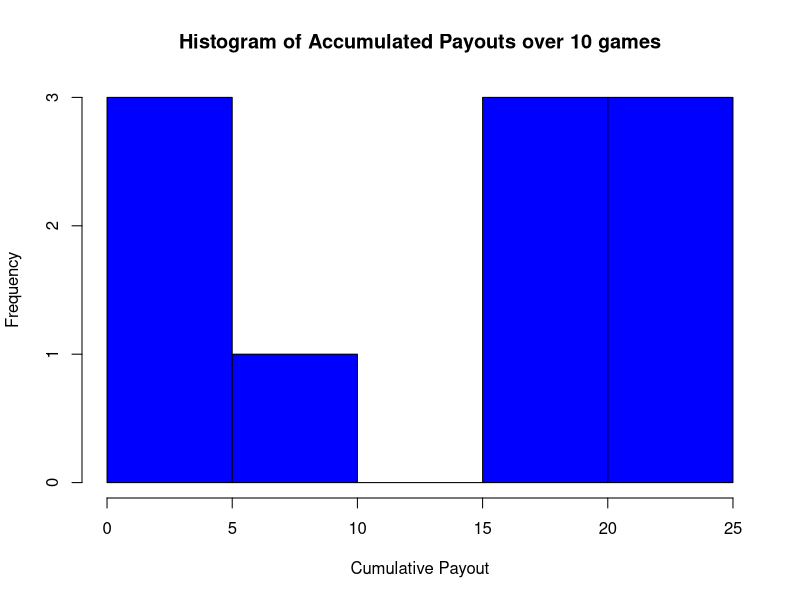
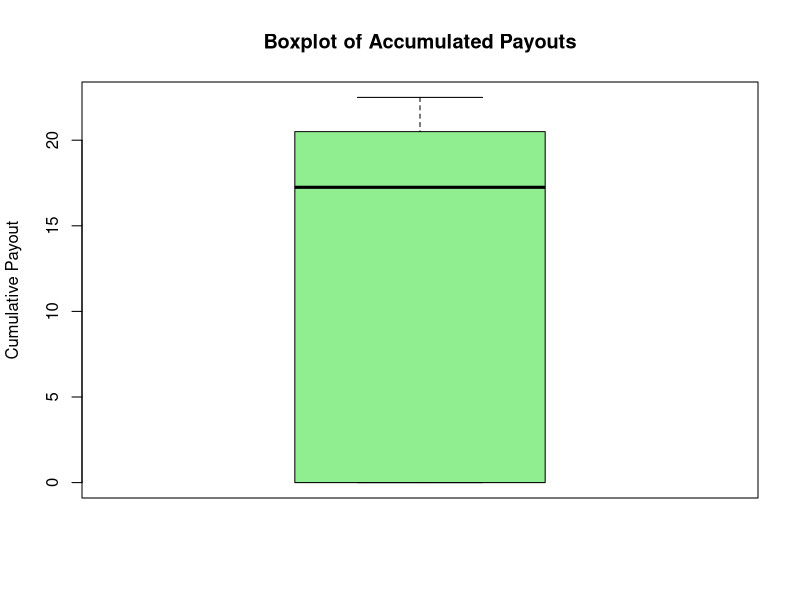
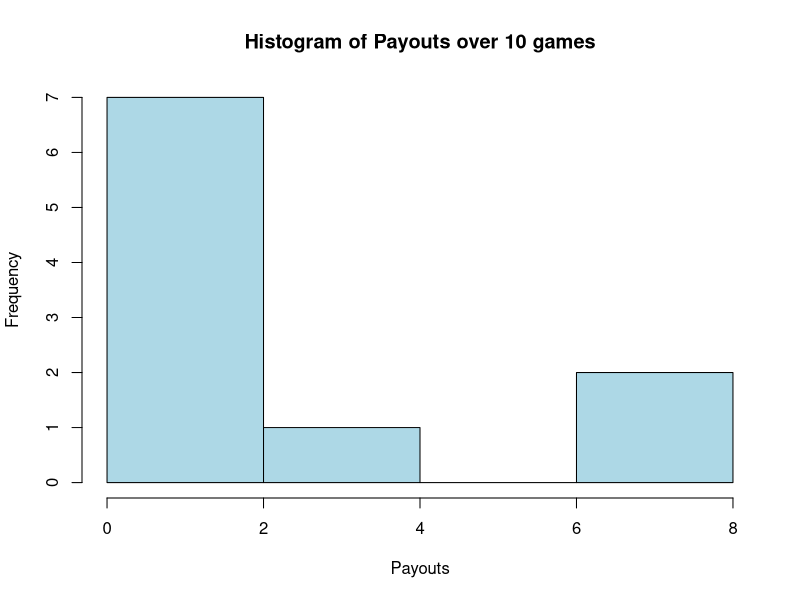
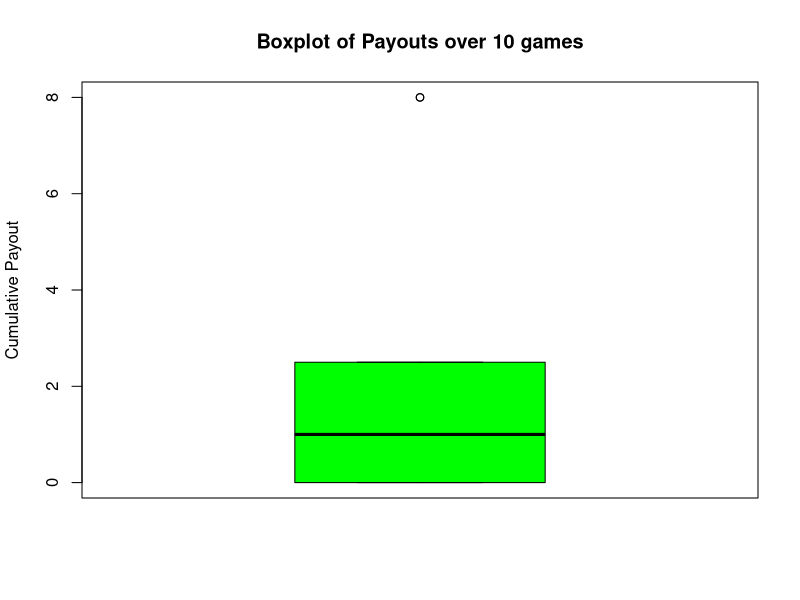

Recreate these plots in R, in order.
## ---- chunk 1
library(knitr)
Tile<-c("hearts", "diamonds", "spades", "clubs", "joker", "ca")
b<-c(7, 5, 3, 6, 9, 20)
win <- c(2, 2.5, 8, 4, 2.5, 0)
Reel2<-cbind(Tile, b, win)
colnames(Reel2)<-c("Symbol","Number of tiles", "Payout")
kable(Reel2, align=c("l","c", "c"))
## ---- chunk 2

Reel<-c(rep("h",7), rep("d",5), rep("s",3), rep("c",6),
rep("j",9), rep("ca",20))

#randomly select an element from within Reel
spin<- sample(Reel, size=1)
spin
## ---- chunk 3
Reel2<-1:6
#probs of different symbols on reel
probs<- c( 7, 5, 3, 6, 9, 20 )/50
spin<-sample(Reel2, size=1, prob=probs)
spin
## [1] 6
winnings<- c(2, 2.5, 8, 4, 2.5, 0)
payout<- winnings[spin]
payout
## ---- chunk 4
set.seed(123)  #For reproducibility

Reel2<-1:6
probs<- c( 7, 5, 3, 6, 9, 20 )/50
spin<-sample(Reel2, size=1, prob=probs)


#Simulate 10,000 spins
spins <- sample(Reel2, size = 10000, replace = TRUE, prob = probs)
table(spins)
estimatedProbs <- table(spins) / 10000
estimatedProbs
probs
## ---- chunk 5
set.seed(124)  #For reproducibility

Reel2<-1:6
probs<- c( 7, 5, 3, 6, 9, 20 )/50
spin<-sample(Reel2, size=1, prob=probs)
winnings<- c(2, 2.5, 8, 4, 2.5, 0)
originalpayout<- winnings[spin]
originalpayout

spinsEx2 <- sample(Reel2, size = 10000, replace = TRUE, prob = probs)
#Get payouts
payoutsEx2 <- winnings[spinsEx2]

#Estimate the average payout if you play the game once.
est_avg_payout <- mean(payoutsEx2)
est_avg_payout

#Theoretical expected payout
true_avg_payout <- sum(probs*winnings)
true_avg_payout
## ---- chunk 6
set.seed(125)  #For reproducibility

Reel2<-1:6
probs<- c( 7, 5, 3, 6, 9, 20 )/50
spin<-sample(Reel2, size=1, prob=probs)
winnings<- c(2, 2.5, 8, 4, 2.5, 0)

spinsEx3 <- sample(Reel2, size = 10, replace = TRUE, prob = probs)
#Get payouts
payoutsEx3 <- winnings[spinsEx3]
payoutsEx3
#Total payout
cum_payout <- cumsum(payoutsEx3)
cum_payout
avgpayout <- mean(payoutsEx3)
avgpayout
#Histogram showing cumulative paypout
hist(cum_payout, 
     main= "Histogram of Accumulated Payouts over 10 games",
     xlab= "Cumulative Payout",
     ylab= "Frequency",
     col= "blue",
     border= "black",
     breaks= 5)
boxplot(cum_payout, 
        main = "Boxplot of Accumulated Payouts",
        ylab = "Cumulative Payout",
        col = "lightgreen"
        )

#Histogram showing paypout frequency
hist(payoutsEx3, 
     main = "Histogram of Payouts over 10 games",
     xlab = "Payouts",
     ylab = "Frequency",
     col = "lightblue",
     border = "black",
     breaks = 5)
boxplot(payoutsEx3, 
        main = "Boxplot of Payouts over 10 games",
        ylab = "Cumulative Payout",
        col = "green"
        )
#For accumulated payouts over 10 games
meanAccPayout <- mean(cum_payout)
medAccPayout <- median(cum_payout)
fivenumAccPayout<-fivenum(cum_payout)

summarystat <- data.frame(Statistics = c("Mean","Median","Minimum","Q1","Q2","Q3","Maximum"),Values=c(meanAccPayout,medAccPayout,fivenumAccPayout))
print(summarystat)

#For  payouts over 10 games
meanPayout <- mean(payoutsEx3)

medPayout <- median(payoutsEx3)
fivenumPayout<-fivenum(payoutsEx3)

summarystatpay <- data.frame(Statistics = c("Mean","Median","Minimum","Q1","Q2","Q3","Maximum"),Values=c(meanPayout,medPayout,fivenumPayout))
print(summarystatpay)
